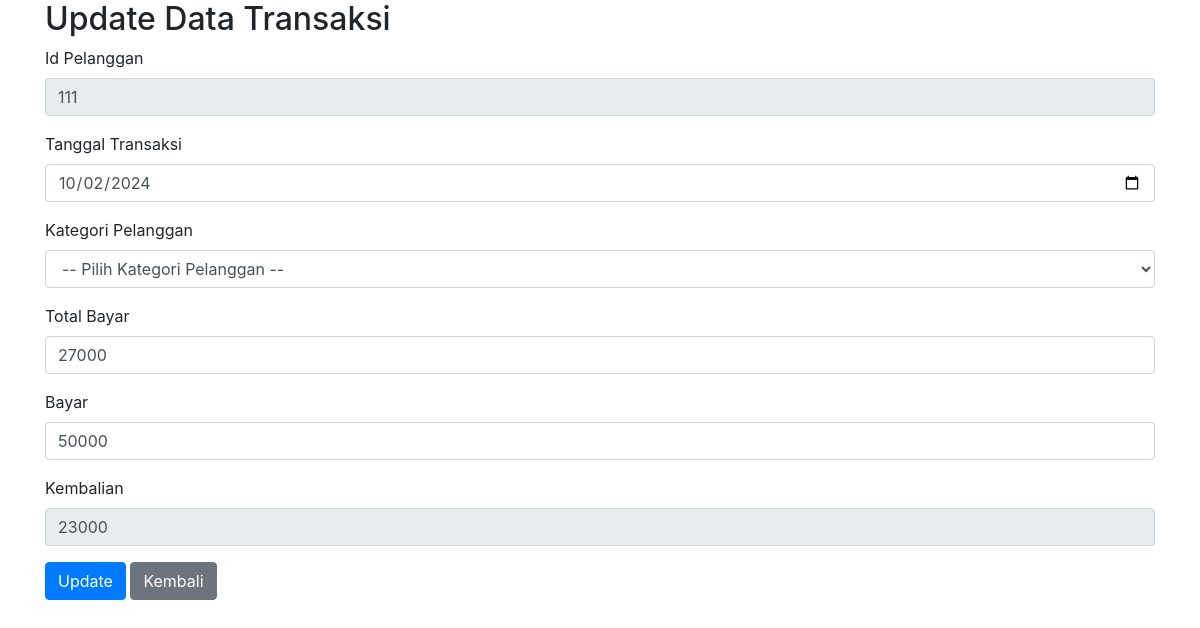
The app's page /tb_transaksi/update_transaksi.php?idtransaksi=187 with its own data.
### tables this page shows
CREATE TABLE `tb_transaksi` (
  `idtransaksi` int(5) NOT NULL,
  `idpelanggan` int(4) NOT NULL,
  `idkaryawan` int(4) NOT NULL,
  `tgltransaksi` date NOT NULL,
  `kategoripelanggan` varchar(20) NOT NULL,
  `totalbayar` double NOT NULL,
  `bayar` double NOT NULL,
  `kembalian` double NOT NULL
);

### tb_transaksi/update_transaksi.php (the view, shortened to what this page needs)
<?php
include "../koneksi.php";
if ($_SERVER['REQUEST_METHOD'] === 'POST') {
    $idtransaksi = $_POST['idtransaksi'];
    $idpelanggan = $_POST['idpelanggan'];
    $tgltransaksi = $_POST['tgltransaksi'];
    $kategoripelanggan = $_POST['kategoripelanggan'];
    $totalbayar = $_POST['totalbayar'];
    $bayar = $_POST['bayar'];
    $kembalian = $_POST['kembalian'];
    $update_query = "UPDATE tb_transaksi SET
        idpelanggan='$idpelanggan',
        tgltransaksi='$tgltransaksi',
        kategoripelanggan='$kategoripelanggan',
        totalbayar='$totalbayar',
        bayar='$bayar',
        kembalian='$kembalian'
        WHERE idtransaksi='$idtransaksi'";
    $hasil = mysqli_query($koneksi, $update_query);
    if (!$hasil) {
        echo "<script>alert('Gagal memperbarui data transaksi');window.location.href='tampil_transaksi.php?idtransaksi=$idtransaksi'</script>";
    } else {
        echo "<script>alert('Berhasil memperbarui data transaksi');window.location.href='tampil_transaksi.php'</script>";
    }
} else {
    $idtransaksi = $_GET['idtransaksi'];
    $data_transaksi = mysqli_query($koneksi, "SELECT * FROM tb_transaksi WHERE idtransaksi='$idtransaksi'");
    $data = mysqli_fetch_assoc($data_transaksi);
?>
    <!DOCTYPE html>
    <html lang="en">
    <head>
        <link href="../bootstrap.css" rel="stylesheet">
    </head>
    <body>
        <div class="container">
            <h2>Update Data Transaksi</h2>
            <form action="update_transaksi.php" method="POST">
                <div class="mb-3">
                    <label for="idpelanggan" class="form-label">Id Pelanggan</label>
                    <input type="int" class="form-control" id="idpelanggan" name="idpelanggan" value="<?= $data['idpelanggan'] ?>" readonly>
                </div>
                <div class="mb-3">
                    <label for="tgltransaksi" class="form-label">Tanggal Transaksi</label>
                    <input type="date" class="form-control" id="tgltransaksi" name="tgltransaksi" value="<?= $data['tgltransaksi'] ?>">
                </div>
                <div class="mb-3">
                    <label for="kategoripelanggan" class="form-label">Kategori Pelanggan</label>
                    <select name="kategoripelanggan" class="form-control" id="kategoripelanggan" required>
                        <option value="">-- Pilih Kategori Pelanggan --</option>
                    </select>
                </div>
                <div class="mb-3">
                    <label for="totalbayar" class="form-label">Total Bayar</label>
                    <input type="number" class="form-control" id="totalbayar" name="totalbayar" value="<?= $data['totalbayar'] ?>" oninput="calculateKembalian()">
                </div>
                <div class="mb-3">
                    <label for="bayar" class="form-label">Bayar</label>
                    <input type="number" class="form-control" id="bayar" name="bayar" value="<?= $data['bayar'] ?>" oninput="calculateKembalian()">
                </div>
                <div class="mb-3">
                    <label for="kembalian" class="form-label">Kembalian</label>
                    <input type="number" class="form-control" id="kembalian" name="kembalian" value="<?= $data['kembalian'] ?>" readonly>
                </div>
                <button type="submit" class="btn btn-primary">Update</button>
                <a href="tampil_transaksi.php" class="btn btn-secondary">Kembali</a>
            </form>
        </div>
    </body>
    </html>
<?php
}
?>

### records on screen
tb_transaksi: idpelanggan "111", tgltransaksi "10/02/2024", totalbayar "27000", bayar "50000", kembalian "23000"
